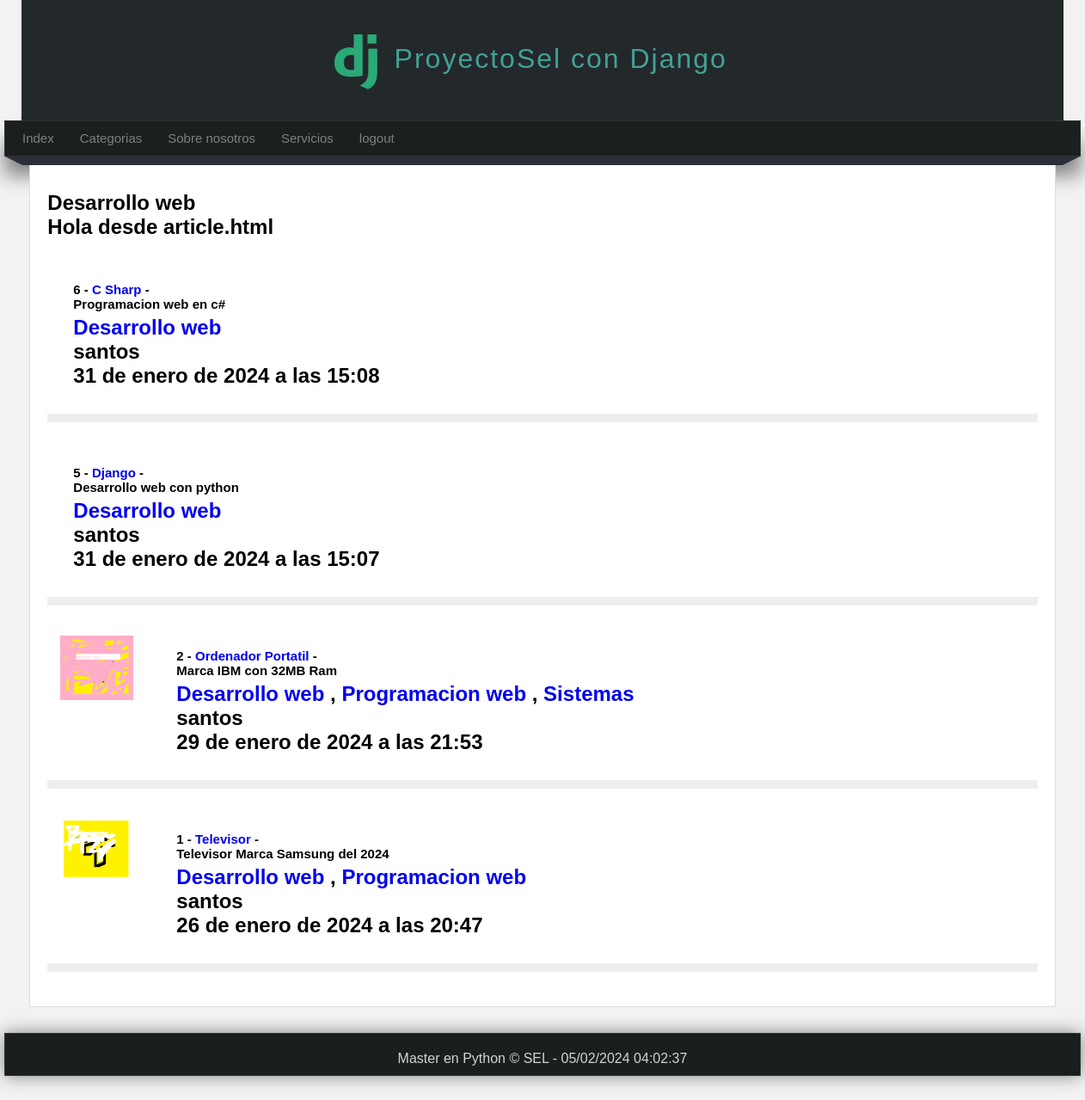
The page /categoria/1 (signed in) on the database its author committed.
### pages/models.py (models this page shows, shortened)
class Page(models.Model):
    title = models.CharField(max_length = 50, verbose_name = 'Titulo')
    content = RichTextField(verbose_name='Contenido')
    slug = models.CharField(unique=True, max_length=150, verbose_name='URL amigable')
    order = models.IntegerField(default=0, verbose_name='Orden')
    visible = models.BooleanField(verbose_name='Visibles')
    created_at =models.DateField(auto_now_add=True, verbose_name='Creado el')
    updated_at = models.DateField(auto_now=True, verbose_name='Actualizado el')
    class Meta:
        verbose_name = "Pagina"
        verbose_name_plural = "Paginas"

### blog/models.py (models this page shows, shortened)
class Category(models.Model):
    name = models.CharField(max_length=100, verbose_name='nombre')
    description = models.CharField(max_length=255, verbose_name='descripcion')
    created_at =models.DateField(auto_now_add=True, verbose_name='Creado el')
    updated_at = models.DateField(auto_now=True, verbose_name='Actualizado el')
    class Meta:
        verbose_name = "Categoria"
        verbose_name_plural = "Categorias"
    def __str__(self):
        return self.name

class Article(models.Model):
    title = models.CharField(max_length=150, verbose_name='titulo')
    content = RichTextField(verbose_name='contenido')
    imagen = models.ImageField(default='null', verbose_name='imagen', upload_to="articles")
    public = models.BooleanField( verbose_name='publicado')
    user = models.ForeignKey(User, verbose_name = 'usuario', editable= False, on_delete=models.CASCADE)
    categories = models.ManyToManyField(Category, verbose_name='categorias', null=True, blank=True)
    create_at = models.DateTimeField(auto_now_add=True, verbose_name='fecha_creacion')
    updated_at = models.DateTimeField(auto_now=True, verbose_name='fecha_modificacion')
    class Meta:
        verbose_name = "Articulo"
        verbose_name_plural = "Articulos"
        ordering = ['-create_at']

### blog/views.py (the view)
# urls.py: path('categoria/<int:category_id>', views.category, name='category'),
@login_required(login_url='index')
def category(request, category_id):
    category = get_object_or_404(Category, id=category_id)
    articles = Article.objects.filter(categories=category_id)
    return render(request, 'categories/category.html', {
        'category': category
    })

### blog/context_processor.py (called while the page is built)
def get_categories(request):
    ids = Article.objects.filter(public=True).values_list('categories',flat=True)
    categories = Category.objects.filter(id__in=ids).values_list('id','name')
    return {
        'categories': categories
    }

### pages/context_processor.py (called while the page is built)
def get_pages(request):
    pages = Page.objects.filter(visible=True).order_by('order').values_list('id','title','slug')
    return {
        'pages': pages
    }

### blog/templates/categories/category.html (shortened to what this page needs)
{% extends 'layouts/layout.html' %}
{% block content %}
    <p> {{category.name}}</P>
    {% include 'articles/articles.html' with articles=category.article_set.all %}
{% endblock %}

### mainapp/templates/layouts/layout.html (shortened to what this page needs)
{% load static %}
<!DOCTYPE html>
<html lang="es">
<head>
    <link rel="stylesheet" type="text/css" href="{% static '/css/styles6.css' %}" />
</head>
<body>
    <header>
        <div id="logotipo">
            <img src="{% static 'images/logo.png' %}" />
            <h1> ProyectoSel con Django</h1>
        </div>
    </header>
    <nav>
        <ul>
            <li> <a href="{% url 'index' %}">Index </a> </li>
            {% if user.email %}
                <li> <a href="{% url 'articulos' %}">Categorias </a>
                </li>
                {% for page in pages %}
                    <li> <a href="{% url 'page' page.2 %}">{{page.1}}</a> </li>
                {% endfor %}
            {% endif %}
            {% if user.email %}
                <li> <a href="{% url 'logout' %}">logout</a>
            {% endif %}
        </ul>
    </nav>
    <div class="barra">
        <span class="esquina-izquierda"></span>
        <span class="esquina-derecha"></span>
        <span class="relleno-barra"></span>
    </div>
    <div id="content">
        <div class="box">
            <h2 Titulo ssde prueba</h2>
            {% block content %}{% endblock %}
        </div>
    </div>
    <footer>
        Master en Python &copy; SEL - {% now "d/m/Y h:m:s" %}
    </footer>
</body>
</html>

### blog/templates/articles/articles.html (shortened to what this page needs)
<p> Hola desde article.html </p>
{% for articulo in articles %}
    <article class='article-item'>
        {% if articulo.imagen != 'null' and articulo.imagen.url|length >= 1 %}
            <div class='image'>
                <img src="{{articulo.imagen.url}}" />
            </div>
        {% endif %}
        <div class='data'>
            <p> <h2>{{articulo.id}}  -
                <a href="{% url 'article' articulo.id %}">{{articulo.title}} </a>-
                {{articulo.content|safe}} </h2>
                <span>
                    {% for category in articulo.categories.all %}
                        <a href="{% url 'category' category.id %}">{{category}} </a>
                        {% if forloop.counter < articulo.categories.all|length %}
                            {{','}}
                        {% endif %}
                    {% endfor %}
                    <p>{{articulo.user}} </p>
                    {{articulo.create_at}}
                </span>
            </p>
        </div>
    </article>
{% endfor %}

### mainapp/static/css/styles6.css (style rules this page uses)
* { margin: 0px; padding: 0px; font-family: sans-serif,Arial, Helvetica, sans-serif; text-decoration: none; }
body { background-color: #f2f2f2; }
header { width: 1212px; height: 140px; background-color: #23282b; margin: 0px auto; }
#logotipo { width: 40%; height: 140pc; margin: 0 auto; }
#logotipo img { display: block; width: 50px; float: left; margin-top: 40px; }
#logotipo h1 { display: block; float: left; margin-top: 50px; margin-left: 20px; letter-spacing: 2px; font-weight: lighter; color: #42a196; }
nav { width: 1250px; height: 40px; margin: 0 auto; background-color: #1b1f1f; border: 1px solid #333333; box-shadow: 0px 22px 22px grey; font-size: 15px; }
nav > ul { list-style: none; text-decoration: none; }
nav > ul > li { line-height: 40px; float: left; }
nav > ul > li > a { display: block; padding-left: 20px; padding-right: 10px; color: grey; }
.barra { width: 1250px; margin: 0 auto; }
.esquina-izquierda { display: block; border-left: 20px solid transparent; border-top: 10px solid #2b2f3b; float: left; }
.esquina-derecha { display: block; border-right: 20px solid transparent; border-top: 10px solid #2b2f3b; float: right; }
.relleno-barra { display: block; width: 1210px; height: 10px; background: #2b2f3b; float: left; margin-bottom: 30px; }
#content { width: 1212px; min-height: 930px; margin: 0 auto; margin-bottom: 30px; margin-top: 0px; }
.box { background: white; width: 95%; min-height: 930px; padding: 20px; border: 1px solid #ddd; border-radius: 2px; margin: 0 auto; }
.box .image { float: left; margin-right: 20px; }
.article-item { margin-bottom: 20px; margin-top: 20px; padding: 15px; border-bottom: 10px solid #eee; clear: both; }
.article-item .image { width: 100px; height: 100px; float: left; overflow: hidden; }
.article-item .image img { height: 75px; }
.article-item .data { float: left; padding: 15px; }
.article-item h2 { display: block; font-size: 15px; margin-bottom: 5px; }
footer { width: 1250px; background-color: #1b1e1f; border: 1px solid #333; color: #d1d4d6; text-align: center; margin: 0 auto; padding-top: 20px; padding-bottom: 10px; box-shadow: 0px 0px 20px gray; }

### rows shown on the page
Page: title "Sobre nosotros"
Page: title "Servicios"
Category: name "Desarrollo web", value ","
Article: id "6", title "C Sharp", content "Programacion web en c#", user "santos", create_at "31 de enero de 2024 a las 15:08"
Article: id "5", title "Django", content "Desarrollo web con python", user "santos", create_at "31 de enero de 2024 a las 15:07"
Article: imagen (picture), id "2", title "Ordenador Portatil", content "Marca IBM con 32MB Ram", user "santos", create_at "29 de enero de 2024 a las 21:53"
Category: name "Programacion web", value ","
Category: name "Sistemas"
Article: imagen (picture), id "1", title "Televisor", content "Televisor Marca Samsung del 2024", user "santos", create_at "26 de enero de 2024 a las 20:47"
